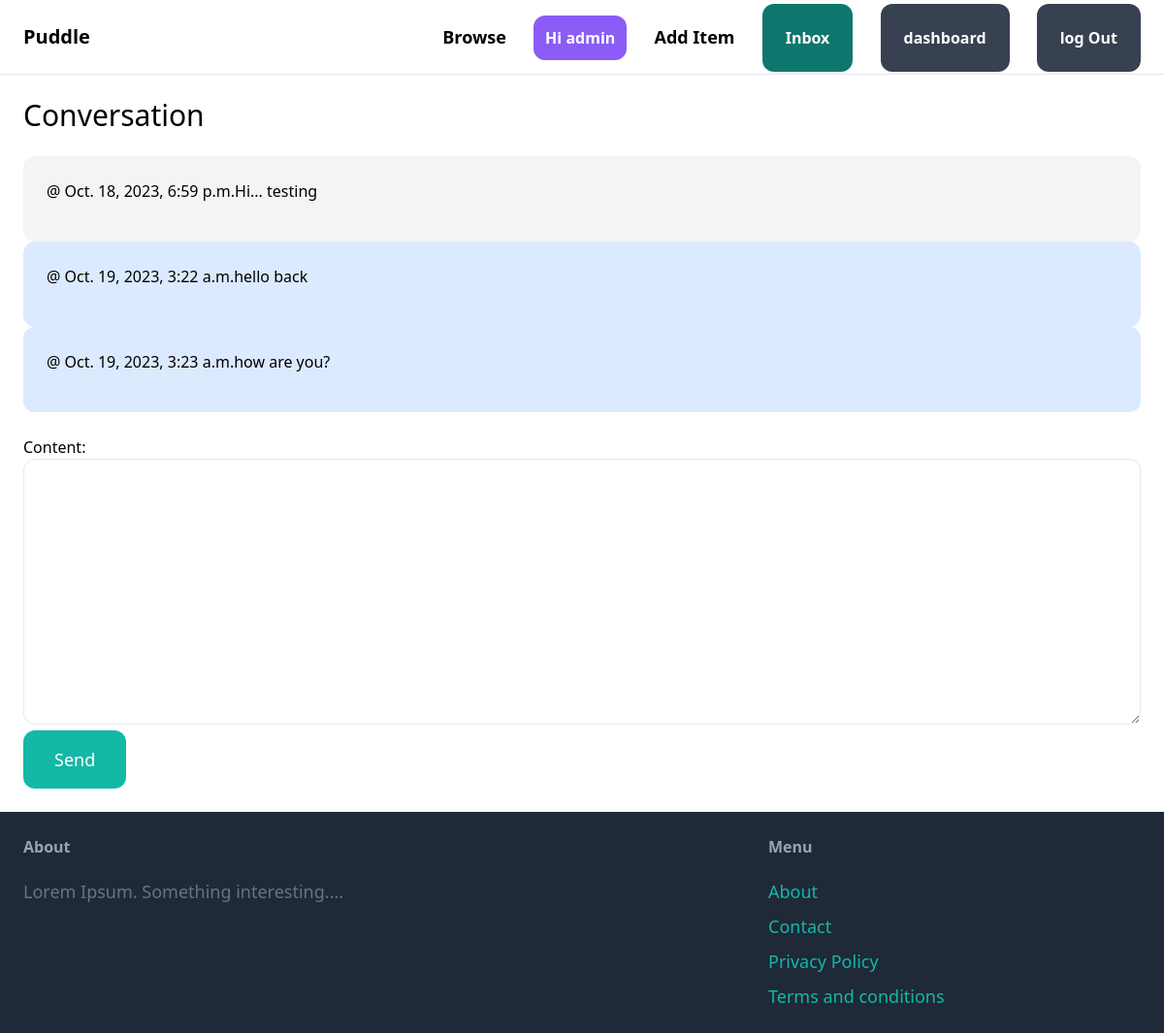
The page /inbox/1/ (signed in) on the database its author committed.
### conversation/models.py (models this page shows)
class ConversationMessage(models.Model):
    conversation = models.ForeignKey(
        Conversation, on_delete=models.CASCADE, related_name='messages')
    content = models.TextField()
    created_at = models.DateTimeField(auto_now_add=True)
    created_by = models.ForeignKey(
        User, on_delete=models.CASCADE, related_name='created_messages')

### conversation/views.py (the view)
# urls.py: path('<int:pk>/', views.detail, name='detail'),
@login_required
def detail(request, pk):
    conversation = Conversation.objects.filter(
        members__in=[request.user.id]).get(pk=pk)
    if request.method == 'POST':
        form = ConversationMessageForm(request.POST)
        if form.is_valid():
            conversation_message = form.save(commit=False)
            conversation_message.conversation = conversation
            conversation_message.created_by = request.user
            conversation_message.save()
            conversation.save()
            return redirect('conversation:detail', pk=pk)
    else:
        form = ConversationMessageForm()
    return render(request, 'conversation/detail.html', {
        'conversation': conversation,
        'form': form,
    })

### conversation/forms.py
class ConversationMessageForm(forms.ModelForm):
    class Meta:
        model = ConversationMessage
        fields = ('content', )
        widgets = {
            'content': forms.Textarea(attrs={
                'class': 'w-full py-4 px-6 rounded-xl border'}),
        }

### conversation/templates/conversation/detail.html (shortened to what this page needs)
{% extends 'core/base.html' %}
{% block content %}
<h1 class="mb-6 text-3xl">Conversation</h1>
<div>
    {% for message in conversation.messages.all %}
    <div
        class="p-6 flex {% if message.created_by == request.user %} bg-blue-100 {% else %} bg-gray-100 {% endif %}rounded-xl">
        <p class="mb-4"><strong>{{message.user.username}}</strong> @ {{message.created_at}}</p>
        <p>{{message.content}}</p>
    </div>
    {% endfor %}
</div>
<form action="." method="post" class="mt-6">
    {{form.as_p}}
    <button class="py-4 px-8 text-lg bg-teal-500 hover:bg-teal-700 text-white rounded-xl" type="submit">Send</button>
</form>
{% endblock %}

### core/templates/core/base.html (shortened to what this page needs)
<!DOCTYPE html>
<html lang="en">
<head>
    <script src="https://cdn.tailwindcss.com"></script>
</head>
<body>
    <nav class="px-6 py-6 flex justify-between items-center border-b border-gray-200">
        <a href="/" class="text-xl font-semibold">Puddle</a>
        <div class="space-x-6">
            <a href="{% url 'item:items' %}" class="text-lg font-semibold hover:text-gray-500">Browse</a>
            {% if request.user.is_authenticated %}
            <a href="#" class="px-3 py-3 font-semibold bg-violet-500 text-white rounded-xl hover: bg-teal-700"> Hi
                {{user.username}}</a>
            <a href="{% url 'item:new' %}" class="text-lg font-semibold hover:text-gray-500">Add Item</a>
            <a href="{% url 'conversation:inbox' %}"
                class="px-6 py-6 font-semibold bg-teal-500 text-white rounded-xl hover: bg-teal-700">Inbox</a>
            <a href="{% url 'dashboard:index' %}"
                class="px-6 py-6 font-semibold bg-gray-500 text-white rounded-xl hover: bg-gray-700">dashboard</a>
            <a href="{% url 'core:logout' %}"
                class="px-6 py-6 font-semibold bg-gray-500 text-white rounded-xl hover: bg-gray-700">log Out</a>
            {% else %}
            <a href="{% url 'core:signup' %}"
                class="px-6 py-6 font-semibold bg-teal-500 text-white rounded-xl hover: bg-teal-700">Sign Up</a>
            <a href="{% url 'core:login' %}"
                class="px-6 py-6 font-semibold bg-gray-500 text-white rounded-xl hover: bg-gray-700">Log in</a>
            {% endif %}
        </div>
    </nav>
    <div class="px-6 py-6">
        {% block content %}
        {% endblock %}
    </div>
    <footer class="px-6 py-6 flex justify-between bg-gray-800">
        <div class="w-2/3 pr-10">
            <h3 class="mb-5 font-semibold  text-gray-400">About</h3>
            <p class="text-lg text-gray-500">Lorem Ipsum. Something interesting....</p>
        </div>
        <div class="w-1/3">
            <h3 class="mb-5 font-semibold  text-gray-400">Menu</h3>
            <ul class="space-y-2">
                <li><a href="#" class="text-lg text-teal-500 hover:text-teal-700">About</a></li>
                <li><a href="{% url 'core:contact' %}" class="text-lg text-teal-500 hover:text-teal-700">Contact</a>
                </li>
                <li><a href="#" class="text-lg text-teal-500 hover:text-teal-700">Privacy Policy</a></li>
                <li><a href="#" class="text-lg text-teal-500 hover:text-teal-700">Terms and conditions</a></li>
            </ul>
        </div>
    </footer>
</body>
</html>

### rows shown on the page
ConversationMessage: created_at "Oct. 18, 2023, 6:59 p.m.", content "Hi... testing"
ConversationMessage: created_at "Oct. 19, 2023, 3:22 a.m.", content "hello back"
ConversationMessage: created_at "Oct. 19, 2023, 3:23 a.m.", content "how are you?"

### other values the page prints
{{ user.username }} "admin"
